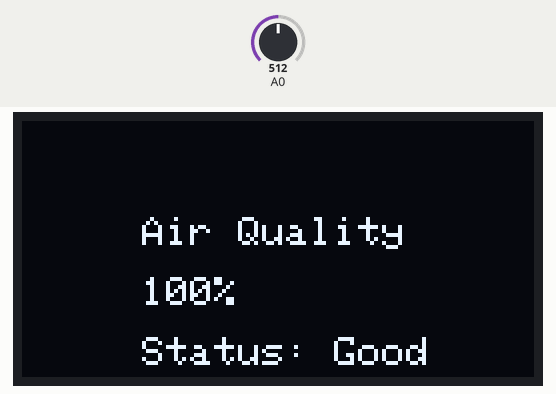
This sketch was run on a simulated Arduino Zero (SAMD21). On the bench: 128×64 one-colour display. The test bench sets the inputs (shaded band); at power-on: A0 = 512 (analog values on the 0–1023 scale). What the sketch prints to the serial monitor is not drawn.

Above: at 6.2 s.
6.3 s: A0 set to 534
At 7.5 s:
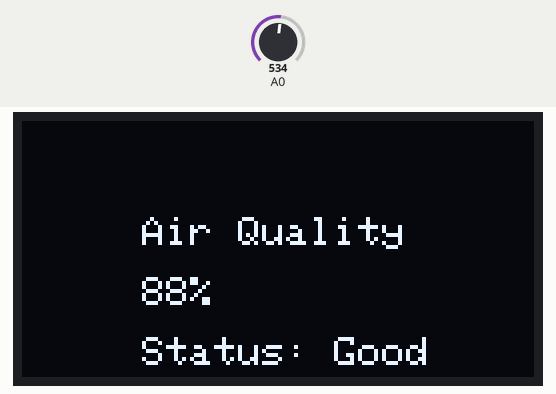
7.9 s: A0 set to 556
At 9.2 s:
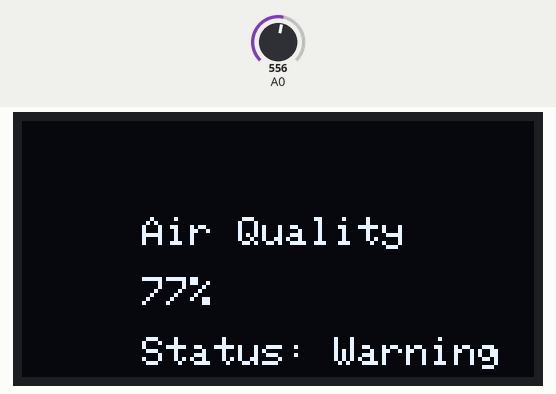
9.5 s: A0 set to 626
At 10.8 s:
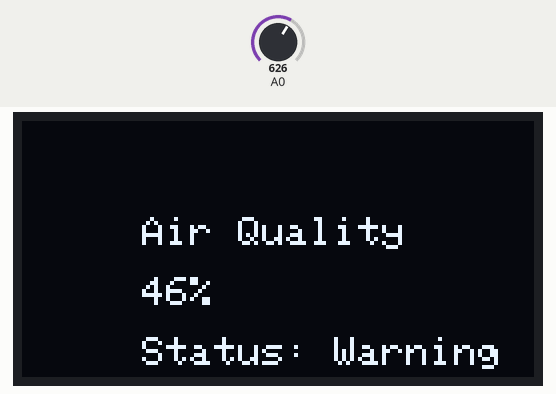
11.1 s: A0 set to 661
At 11.6 s:
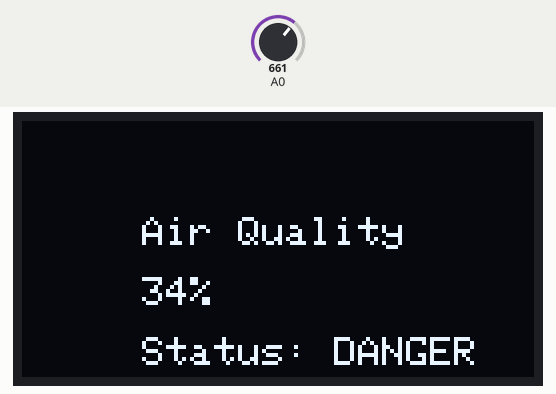
12.6 s: A0 set to 511
At 13.4 s:
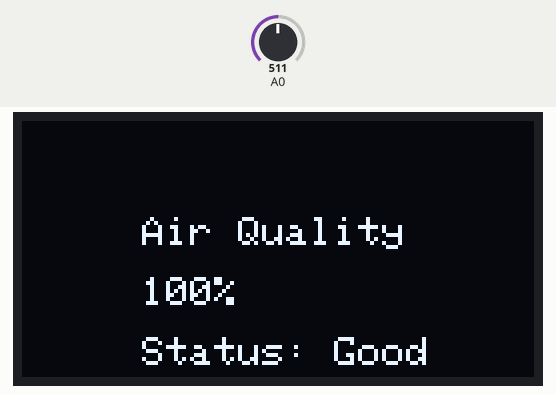
Timing chart, 0 to 15.2 s (numbered marks = the images above; inputs shaded):
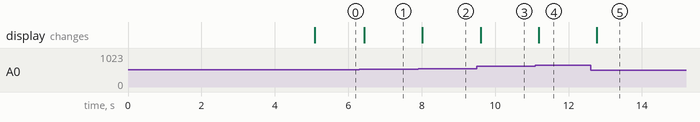

Measured:
- the behaviour switches between 520 and 521 on A0 (found by bisection; images 0 and 1)
- the behaviour switches between 549 and 550 on A0 (found by bisection; images 1 and 2)
- the behaviour switches between 643 and 644 on A0 (found by bisection; images 3 and 4)
- after the input at 6.3 s, the display: changes after 0.14 s (image 1)
- after the input at 7.9 s, the display: changes after 0.12 s (image 2)
- after the input at 9.5 s, the display: changes after 0.10 s (image 3)
- after the input at 11.1 s, the display: changes after 0.08 s (image 4)
- after the input at 12.6 s, the display: changes after 0.17 s (image 5)

The sketch:

SenzorMonoxidOLED.ino
```cpp
#include <Wire.h>
#include <Adafruit_GFX.h>
#include <Adafruit_SSD1306.h>

// --- HARDWARE CONFIGURATION ---
#define SCREEN_WIDTH 128
#define SCREEN_HEIGHT 64
#define SDA_PIN 5
#define SCL_PIN 6
#define SCREEN_OFFSET_W 30
#define SCREEN_OFFSET_H 24


// --- SENSOR CONFIGURATION ---
const int sensorPin = 0;   // GPIO 0
const float RL = 10000.0;  // 10k Load Resistor (Standard on breakout)
float R0 = 1000.0;         // Initial guess for R0 (will auto-adjust)

// Display Object
Adafruit_SSD1306 display(SCREEN_WIDTH, SCREEN_HEIGHT, &Wire, -1);

void setup() {
  Serial.begin(115200);

  // Initialize I2C and Display
  Wire.begin(SDA_PIN, SCL_PIN);
  if(!display.begin(SSD1306_SWITCHCAPVCC, 0x3C)) {
    Serial.println("Display Failed");
    for(;;);
  }

  // Analog Setup
  analogReadResolution(12);

  // Show "Warming Up" message
  display.clearDisplay();
  display.setTextSize(1);
  display.setTextColor(SSD1306_WHITE);
  display.setCursor(10, 20);
  display.println("Sensor Heating...");
  display.setCursor(10, 35);
  display.println("Wait 10s...");
  display.display();

  // Give it a moment to stabilize initially
  delay(5000);
}

void loop() {
  // 1. Read Raw Sensor Data
  int raw = analogRead(sensorPin);

  // 2. Convert to Sensor Voltage
  // (3.3V reference / 4095 steps) * 2 (Voltage Divider Compensation)
  float sensorVoltage = (raw * (3.3 / 4095.0)) * 2.0;

  // Safety: Prevent division by zero
  if (sensorVoltage < 0.01) sensorVoltage = 0.01;

  // 3. Calculate Sensor Resistance (Rs)
  // Formula: Rs = (Vcc * RL / V_out) - RL
  // Vcc is 5.0V (Sensor Power), RL is 10,000 Ohms
  float Rs = (5.0 * RL / sensorVoltage) - RL;

  // --- AUTO CALIBRATION MAGIC ---
  // If current resistance is HIGHER than R0, it means the air is
  // "cleaner" than we thought. Update R0 to match this new baseline.
  if (Rs > R0) {
    R0 = Rs;
  }
  // -----------------------------

  // 4. Calculate Ratio (0.0 to 1.0)
  float ratio = Rs / R0;

  // 5. Update Display
  display.clearDisplay();

  // Title
  display.setCursor(0+SCREEN_OFFSET_W, 0+SCREEN_OFFSET_H);
  display.setTextSize(1);
  display.print("Air Quality");

  // Main Number
  display.setCursor(0+SCREEN_OFFSET_W, 15+SCREEN_OFFSET_H);
  display.setTextSize(1);

  // Show "Clean" if ratio is near 1.0 (e.g. > 0.95)
  if (ratio > 0.95) {
     display.print("100%"); // Easier to read than 1.00
  } else {
     display.print(ratio * 100, 0); // Show as percentage
     display.print("%");
  }

  // Status Bar (Visual Indicator)
  display.setTextSize(1);
  display.setCursor(0+SCREEN_OFFSET_W, 30+SCREEN_OFFSET_H);

  if (ratio > 0.8) {
    display.print("Status: Good");
  } else if (ratio > 0.4) {
    display.print("Status: Warning");
  } else {
    display.print("Status: DANGER");
  }

  // Debug Data at bottom
  display.setCursor(0+SCREEN_OFFSET_W, 55+SCREEN_OFFSET_H);
  display.print("V:");
  display.print(sensorVoltage, 2);
  display.print("v");

  display.display();

  // Debug to Serial
  Serial.print("Volts: "); Serial.print(sensorVoltage);
  Serial.print(" | Rs: "); Serial.print(Rs);
  Serial.print(" | R0: "); Serial.print(R0);
  Serial.print(" | Ratio: "); Serial.println(ratio);

  delay(200);
}
```
